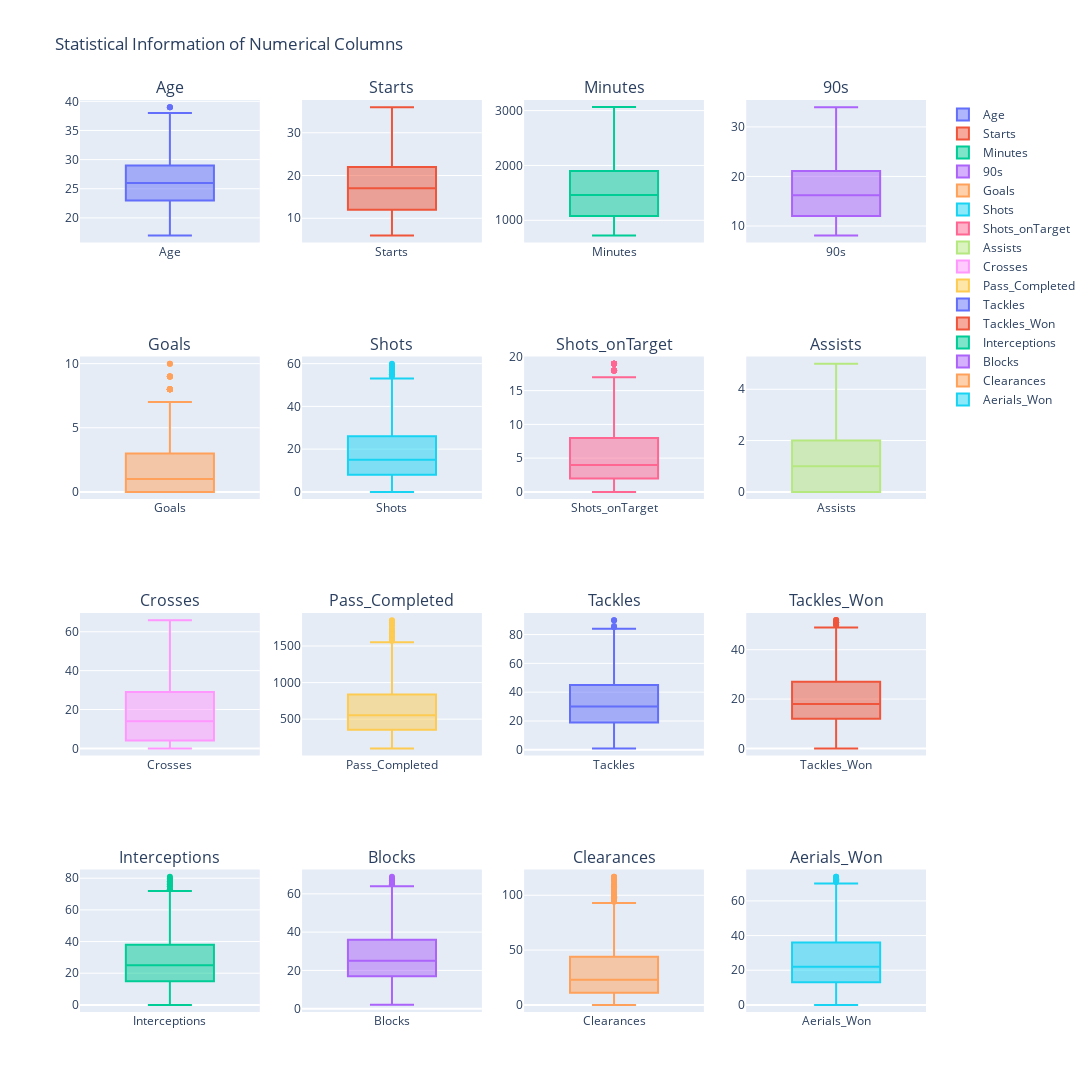

Source (notebook cell):
### Code cell
# Assuming 'players_df' is your DataFrame and 'numerical_col' contains your numerical columns
rows = 4  # Number of rows for subplots
cols = 4  # Number of columns for subplots

# Create a subplot figure
fig = make_subplots(rows=rows, cols=cols, subplot_titles=numerical_col)

# Loop through each numerical column and add a boxplot to the figure
for i, col in enumerate(numerical_col):
    row = i // cols + 1
    col_num = i % cols + 1
    fig.add_trace(go.Box(y=removed_df[col], name=col), row=row, col=col_num)

# Update layout of the figure
fig.update_layout(height=1200, width=1200, title_text="Statistical Information of Numerical Columns")
fig.show()

### Figure 1 — Plotly figure (JSON) as saved in the notebook; plotly's stock layout.template omitted (floating-point values rounded to 4 significant figures; data arrays with more than 128 entries replaced by an {"elided": "..."} marker saying what was removed)
{"data": [{"name": "Age", "type": "box", "xaxis": "x", "y": {"elided": "1121 int values"}, "yaxis": "y"}, {"name": "Starts", "type": "box", "xaxis": "x2", "y": {"elided": "1121 int values"}, "yaxis": "y2"}, {"name": "Minutes", "type": "box", "xaxis": "x3", "y": {"elided": "1121 int values"}, "yaxis": "y3"}, {"name": "90s", "type": "box", "xaxis": "x4", "y": {"elided": "1121 float values"}, "yaxis": "y4"}, {"name": "Goals", "type": "box", "xaxis": "x5", "y": {"elided": "1121 int values"}, "yaxis": "y5"}, {"name": "Shots", "type": "box", "xaxis": "x6", "y": {"elided": "1121 int values"}, "yaxis": "y6"}, {"name": "Shots_onTarget", "type": "box", "xaxis": "x7", "y": {"elided": "1121 int values"}, "yaxis": "y7"}, {"name": "Assists", "type": "box", "xaxis": "x8", "y": {"elided": "1121 int values"}, "yaxis": "y8"}, {"name": "Crosses", "type": "box", "xaxis": "x9", "y": {"elided": "1121 int values"}, "yaxis": "y9"}, {"name": "Pass_Completed", "type": "box", "xaxis": "x10", "y": {"elided": "1121 int values"}, "yaxis": "y10"}, {"name": "Tackles", "type": "box", "xaxis": "x11", "y": {"elided": "1121 int values"}, "yaxis": "y11"}, {"name": "Tackles_Won", "type": "box", "xaxis": "x12", "y": {"elided": "1121 int values"}, "yaxis": "y12"}, {"name": "Interceptions", "type": "box", "xaxis": "x13", "y": {"elided": "1121 int values"}, "yaxis": "y13"}, {"name": "Blocks", "type": "box", "xaxis": "x14", "y": {"elided": "1121 int values"}, "yaxis": "y14"}, {"name": "Clearances", "type": "box", "xaxis": "x15", "y": {"elided": "1121 int values"}, "yaxis": "y15"}, {"name": "Aerials_Won", "type": "box", "xaxis": "x16", "y": {"elided": "1121 int values"}, "yaxis": "y16"}], "layout": {"annotations": [{"font": {"size": 16}, "showarrow": false, "text": "Age", "x": 0.1062, "xanchor": "center", "xref": "paper", "y": 1, "yanchor": "bottom", "yref": "paper"}, {"font": {"size": 16}, "showarrow": false, "text": "Starts", "x": 0.3688, "xanchor": "center", "xref": "paper", "y": 1, "yanchor": "bottom", "yref": "paper"}, {"font": {"size": 16}, "showarrow": false, "text": "Minutes", "x": 0.6313, "xanchor": "center", "xref": "paper", "y": 1, "yanchor": "bottom", "yref": "paper"}, {"font": {"size": 16}, "showarrow": false, "text": "90s", "x": 0.8938, "xanchor": "center", "xref": "paper", "y": 1, "yanchor": "bottom", "yref": "paper"}, {"font": {"size": 16}, "showarrow": false, "text": "Goals", "x": 0.1062, "xanchor": "center", "xref": "paper", "y": 0.7188, "yanchor": "bottom", "yref": "paper"}, {"font": {"size": 16}, "showarrow": false, "text": "Shots", "x": 0.3688, "xanchor": "center", "xref": "paper", "y": 0.7188, "yanchor": "bottom", "yref": "paper"}, {"font": {"size": 16}, "showarrow": false, "text": "Shots_onTarget", "x": 0.6313, "xanchor": "center", "xref": "paper", "y": 0.7188, "yanchor": "bottom", "yref": "paper"}, {"font": {"size": 16}, "showarrow": false, "text": "Assists", "x": 0.8938, "xanchor": "center", "xref": "paper", "y": 0.7188, "yanchor": "bottom", "yref": "paper"}, {"font": {"size": 16}, "showarrow": false, "text": "Crosses", "x": 0.1062, "xanchor": "center", "xref": "paper", "y": 0.4375, "yanchor": "bottom", "yref": "paper"}, {"font": {"size": 16}, "showarrow": false, "text": "Pass_Completed", "x": 0.3688, "xanchor": "center", "xref": "paper", "y": 0.4375, "yanchor": "bottom", "yref": "paper"}, {"font": {"size": 16}, "showarrow": false, "text": "Tackles", "x": 0.6313, "xanchor": "center", "xref": "paper", "y": 0.4375, "yanchor": "bottom", "yref": "paper"}, {"font": {"size": 16}, "showarrow": false, "text": "Tackles_Won", "x": 0.8938, "xanchor": "center", "xref": "paper", "y": 0.4375, "yanchor": "bottom", "yref": "paper"}, {"font": {"size": 16}, "showarrow": false, "text": "Interceptions", "x": 0.1062, "xanchor": "center", "xref": "paper", "y": 0.1562, "yanchor": "bottom", "yref": "paper"}, {"font": {"size": 16}, "showarrow": false, "text": "Blocks", "x": 0.3688, "xanchor": "center", "xref": "paper", "y": 0.1562, "yanchor": "bottom", "yref": "paper"}, {"font": {"size": 16}, "showarrow": false, "text": "Clearances", "x": 0.6313, "xanchor": "center", "xref": "paper", "y": 0.1562, "yanchor": "bottom", "yref": "paper"}, {"font": {"size": 16}, "showarrow": false, "text": "Aerials_Won", "x": 0.8938, "xanchor": "center", "xref": "paper", "y": 0.1562, "yanchor": "bottom", "yref": "paper"}], "height": 1200, "title": {"text": "Statistical Information of Numerical Columns"}, "width": 1200, "xaxis": {"anchor": "y", "domain": [0, 0.2125]}, "xaxis10": {"anchor": "y10", "domain": [0.2625, 0.475]}, "xaxis11": {"anchor": "y11", "domain": [0.525, 0.7375]}, "xaxis12": {"anchor": "y12", "domain": [0.7875, 1]}, "xaxis13": {"anchor": "y13", "domain": [0, 0.2125]}, "xaxis14": {"anchor": "y14", "domain": [0.2625, 0.475]}, "xaxis15": {"anchor": "y15", "domain": [0.525, 0.7375]}, "xaxis16": {"anchor": "y16", "domain": [0.7875, 1]}, "xaxis2": {"anchor": "y2", "domain": [0.2625, 0.475]}, "xaxis3": {"anchor": "y3", "domain": [0.525, 0.7375]}, "xaxis4": {"anchor": "y4", "domain": [0.7875, 1]}, "xaxis5": {"anchor": "y5", "domain": [0, 0.2125]}, "xaxis6": {"anchor": "y6", "domain": [0.2625, 0.475]}, "xaxis7": {"anchor": "y7", "domain": [0.525, 0.7375]}, "xaxis8": {"anchor": "y8", "domain": [0.7875, 1]}, "xaxis9": {"anchor": "y9", "domain": [0, 0.2125]}, "yaxis": {"anchor": "x", "domain": [0.8438, 1]}, "yaxis10": {"anchor": "x10", "domain": [0.2812, 0.4375]}, "yaxis11": {"anchor": "x11", "domain": [0.2812, 0.4375]}, "yaxis12": {"anchor": "x12", "domain": [0.2812, 0.4375]}, "yaxis13": {"anchor": "x13", "domain": [0, 0.1562]}, "yaxis14": {"anchor": "x14", "domain": [0, 0.1562]}, "yaxis15": {"anchor": "x15", "domain": [0, 0.1562]}, "yaxis16": {"anchor": "x16", "domain": [0, 0.1562]}, "yaxis2": {"anchor": "x2", "domain": [0.8438, 1]}, "yaxis3": {"anchor": "x3", "domain": [0.8438, 1]}, "yaxis4": {"anchor": "x4", "domain": [0.8438, 1]}, "yaxis5": {"anchor": "x5", "domain": [0.5625, 0.7188]}, "yaxis6": {"anchor": "x6", "domain": [0.5625, 0.7188]}, "yaxis7": {"anchor": "x7", "domain": [0.5625, 0.7188]}, "yaxis8": {"anchor": "x8", "domain": [0.5625, 0.7188]}, "yaxis9": {"anchor": "x9", "domain": [0.2812, 0.4375]}}}
